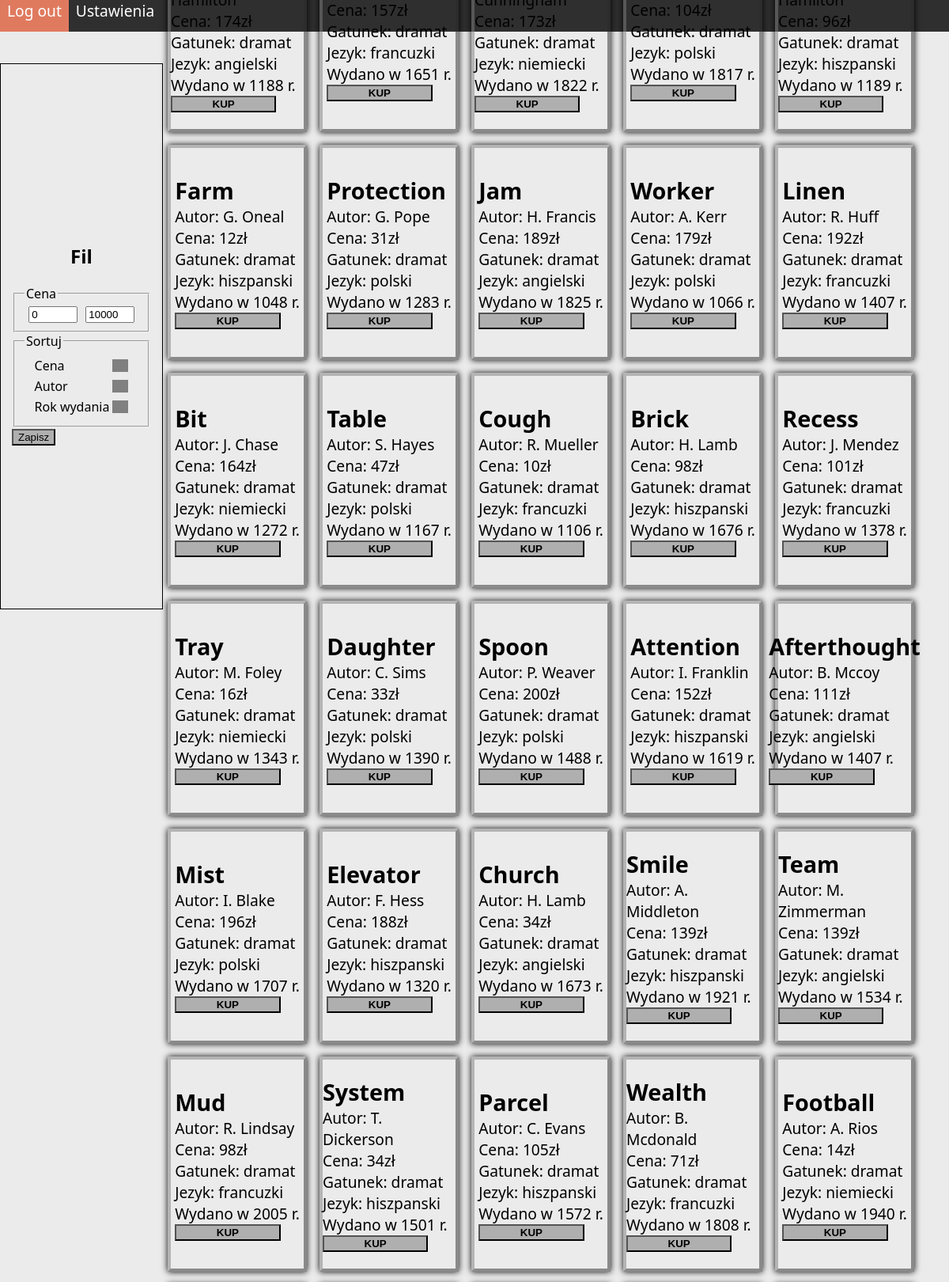
The app's page /index.php (signed in, upper part) with its own data.
### tables this page shows
CREATE TABLE `ksiazki` (
  `id_ksiazki` int(11) NOT NULL,
  `tytul` varchar(100) NOT NULL,
  `id_autora` int(11) NOT NULL,
  `cena` decimal(10,0) DEFAULT NULL,
  `ilosc` int(11) DEFAULT 0,
  `wydawnictwo` varchar(20) DEFAULT NULL,
  `temat` varchar(30) DEFAULT NULL,
  `gatunek` varchar(50) NOT NULL,
  `miejsce_wydania` varchar(28) DEFAULT NULL,
  `jezyk_ksiazki` varchar(15) DEFAULT NULL,
  `opis` varchar(100) DEFAULT NULL,
  `rok_wydania` varchar(4) DEFAULT NULL
);

### index.php (the view, shortened to what this page needs)
<!DOCTYPE html>
<html lang="pl">
<head>
    <link rel="stylesheet" href="index.css">
</head>
<body>
    <?php
    try{
        $id = mysqli_connect("localhost", "root", "", "ksiegarnia");
    } catch (Exception $ex){
        if(mysqli_connect_errno() == 1049){
            $_SESSION['origin'] = 'index.php';
            header('Location: createdb.php');
            die;
        }
    }
    echo "<nav>";
    if(isset($_SESSION['uid'])){
        echo "<div><a href='logout.php'>Log out</a></div>
            <div><a href='settings.php'>Ustawienia</a></div>";
    }
    else{
        echo "<div><a href='login.php'>Log in</a></div>";
    }
    echo "</nav><main><div id='main'>";
    for($i = 1; $i < 100; ++$i){
        $book = mysqli_query($id, "select ksiazki.tytul, concat(substr(autor.imie, 1, 1), '. ', autor.nazwisko), ksiazki.cena,  ksiazki.gatunek, ksiazki.jezyk_ksiazki, ksiazki.rok_wydania, ksiazki.id_ksiazki from ksiazki join autor using (id_autora) WHERE ksiazki.id_ksiazki > -1 AND ksiazki.cena BETWEEN ".(isset($_POST['cena-min']) ? $_POST['cena-min'] : 0)." AND ".(isset($_POST['cena-max']) ? $_POST['cena-max'] : 10000)." ".(isset($_POST['sort-cena']) && $_POST['sort-cena'] != '2' ? "order by ksiazki.cena ".(isset($_POST['sort-cena']) && $_POST['sort-cena'] == '1' ? 'asc' : 'desc') : "").(isset($_POST['sort-autor']) && $_POST['sort-autor'] != '2' ? (isset($_POST['sort-cena']) && $_POST['sort-cena'] != '2' ? ", " : 'order by ')."autor.imie ".(isset($_POST['sort-autor']) && $_POST['sort-autor'] == '1' ? 'asc' : 'desc') : "").(isset($_POST['sort-rok-wydania']) && $_POST['sort-rok-wydania'] != '2' ? (isset($_POST['sort-cena']) && $_POST['sort-cena'] != '2' || isset($_POST['sort-autor']) && $_POST['sort-autor'] != '2' ? ", " : 'order by ')."ksiazki.rok_wydania ".(isset($_POST['sort-rok-wydania']) && $_POST['sort-rok-wydania'] == '1' ? 'asc' : 'desc') : "")." limit $i, 1;");
        if($book){
            $data = mysqli_fetch_row($book);
            if($data){
                echo "<div class='ksiazka'>
                        <form action='order.php' method='post'>
                            <div class='title'>".$data[0]."</div>
                            <div class='autor'>".$data[1]."</div>
                            <div class='cena'>".$data[2]."</div>
                            <div class='gatunek'>".$data[3]."</div>
                            <div class='jezyk'>".$data[4]."</div>
                            <div class='rok'>".$data[5]."</div>
                            <input type='hidden' name='data' value=".$data[6].">
                            ".(isset($_SESSION['uid']) ? "
                            <input type='hidden' name='uid' value='".$_SESSION['uid']."'>
                            <input type='submit' class='kup' value='kup'>" : "<a href='login.php' style='display: block;' class='div-submit kup'>kup</a>")."
                        </form>
                    </div>";
            }
        }
    }
    echo "</div></main>";
    echo "<aside>
        <h2>Fil</h2>
        <form action='index.php' method='post'>
            <fieldset>
                <legend>Cena</legend>
                <input type='number' value='".(!isset($_POST['cena-min']) ? 0 : $_POST['cena-min'])."' placeholder='min' name='cena-min' id='cena-min'>
                <input type='number' value='".(!isset($_POST['cena-max']) ? 10000 : $_POST['cena-max'])."' placeholder='max' name='cena-max' id='cena-max'>
            </fieldset>
            <fieldset>
                <legend>Sortuj</legend>
                <table>
                    <tr><td>Cena</td><td><div class='checkbox".(!isset($_POST['sort-cena']) ?  '2' : $_POST['sort-cena'])."' onclick='toggle(this, \"sort-cena\");'></div><input type='hidden' value='".(isset($_POST['sort-cena']) ? $_POST['sort-cena'] : '2')."' name='sort-cena' id='sort-cena'></td></tr>
                    <tr><td>Autor</td><td><div class='checkbox".(!isset($_POST['sort-autor']) ? '2' : $_POST['sort-autor'])."' onclick='toggle(this, \"sort-autor\");'></div><input type='hidden' value='".(isset($_POST['sort-autor']) ? $_POST['sort-autor'] : '2')."' name='sort-autor' id='sort-autor'></td></tr>
                    <tr><td>Rok wydania</td><td><div class='checkbox".(!isset($_POST['sort-rok-wydania']) ? '2' : $_POST['sort-rok-wydania'])."' onclick='toggle(this, \"sort-rok-wydania\");'></div><input type='hidden' value='".(isset($_POST['sort-rok-wydania']) ? $_POST['sort-rok-wydania'] : '2')."' name='sort-rok-wydania' id='sort-rok-wydania'></td></tr>
                </table>
            </fieldset>
            <input type='submit' value='Zapisz'>
        </form>
    </aside>";
    ?>
</body>
</html>

### index.css (style rules this page uses)
html, body { margin: 0; padding: 0; overflow-x: hidden; }
body { font-family: "Segoe UI", Tahoma, Geneva, Verdana, sans-serif; background-color: #ebebeb; }
nav { width: 100vw; height: 5vh; background-color: #2f2f2f; color: #ebebeb; font-size: larger; display: flex; justify-content: start; align-items: start; }
nav div { border-width: 0 0.5em; border-color: #2f2f2f; border-style: solid; height: 100%; color: white; }
nav div a { color: white; text-decoration: none; }
aside { position: absolute; top: 10vh; left: 0; width: 13vw; height: 80vh; padding: 2vw; display: flex; justify-content: center; align-items: center; flex-direction: column; border: 1px solid black; }
aside fieldset { width: 12vw; display: flex; justify-content: space-around; align-items: center; }
aside fieldset input[type="number"] { width: 4em; }
aside fieldset div.checkbox2 { width: 0.25em; height: 0; border-style: solid; border-width: 0.5em; border-color: gray; }
main { width: 90vw; margin-top: -3vh; margin-left: 10vw; min-height: 85vh; padding: 3vh; }
main div#main { display: flex; justify-content: center; align-items: center; flex-wrap: wrap; }
#main > .ksiazka { height: 33vh; width: 14vw; border: 0.5vh outset rgba(127, 127, 127, 0.5); margin: 1vh; box-shadow: 0 0 1vh black; display: flex; justify-content: center; align-items: center; font-size: larger; }
.title { display: block; font-size: 1.5em; font-weight: bold; }
.autor::before { content: "Autor: "; }
.cena::before { content: "Cena: "; }
.cena::after { content: "zł"; }
.gatunek::before { content: "Gatunek: "; }
.jezyk::before { content: "Jezyk: "; }
.rok::before { content: "Wydano w "; }
.rok::after { content: " r."; }
.kup { width: 10em; display: flex; justify-content: center; align-items: center; text-align: center; font-weight: 600; text-transform: uppercase; }
input[type="submit"], .div-submit { text-decoration: none; color: black; border: 2px outset black; background-color: #afafaf; outline: none; transition: all 500ms ease-in-out; }

### records on screen
ksiazki: cena "174", gatunek "dramat", jezyk_ksiazki "angielski", rok_wydania "1188"
ksiazki: cena "157", gatunek "dramat", jezyk_ksiazki "francuzki", rok_wydania "1651"
ksiazki: cena "173", gatunek "dramat", jezyk_ksiazki "niemiecki", rok_wydania "1822"
ksiazki: cena "104", gatunek "dramat", jezyk_ksiazki "polski", rok_wydania "1817"
ksiazki: cena "96", gatunek "dramat", jezyk_ksiazki "hiszpanski", rok_wydania "1189"
ksiazki: tytul "Farm", data "G. Oneal", cena "12", gatunek "dramat", jezyk_ksiazki "hiszpanski", rok_wydania "1048"
ksiazki: tytul "Protection", data "G. Pope", cena "31", gatunek "dramat", jezyk_ksiazki "polski", rok_wydania "1283"
ksiazki: tytul "Jam", data "H. Francis", cena "189", gatunek "dramat", jezyk_ksiazki "angielski", rok_wydania "1825"
ksiazki: tytul "Worker", data "A. Kerr", cena "179", gatunek "dramat", jezyk_ksiazki "polski", rok_wydania "1066"
ksiazki: tytul "Linen", data "R. Huff", cena "192", gatunek "dramat", jezyk_ksiazki "francuzki", rok_wydania "1407"
ksiazki: tytul "Bit", data "J. Chase", cena "164", gatunek "dramat", jezyk_ksiazki "niemiecki", rok_wydania "1272"
ksiazki: tytul "Table", data "S. Hayes", cena "47", gatunek "dramat", jezyk_ksiazki "polski", rok_wydania "1167"
ksiazki: tytul "Cough", data "R. Mueller", cena "10", gatunek "dramat", jezyk_ksiazki "francuzki", rok_wydania "1106"
ksiazki: tytul "Brick", data "H. Lamb", cena "98", gatunek "dramat", jezyk_ksiazki "hiszpanski", rok_wydania "1676"
ksiazki: tytul "Recess", data "J. Mendez", cena "101", gatunek "dramat", jezyk_ksiazki "francuzki", rok_wydania "1378"
ksiazki: tytul "Tray", data "M. Foley", cena "16", gatunek "dramat", jezyk_ksiazki "niemiecki", rok_wydania "1343"
ksiazki: tytul "Daughter", data "C. Sims", cena "33", gatunek "dramat", jezyk_ksiazki "polski", rok_wydania "1390"
ksiazki: tytul "Spoon", data "P. Weaver", cena "200", gatunek "dramat", jezyk_ksiazki "polski", rok_wydania "1488"
ksiazki: tytul "Attention", data "I. Franklin", cena "152", gatunek "dramat", jezyk_ksiazki "hiszpanski", rok_wydania "1619"
ksiazki: tytul "Afterthought", data "B. Mccoy", cena "111", gatunek "dramat", jezyk_ksiazki "angielski", rok_wydania "1407"
ksiazki: tytul "Mist", data "I. Blake", cena "196", gatunek "dramat", jezyk_ksiazki "polski", rok_wydania "1707"
ksiazki: tytul "Elevator", data "F. Hess", cena "188", gatunek "dramat", jezyk_ksiazki "hiszpanski", rok_wydania "1320"
ksiazki: tytul "Church", data "H. Lamb", cena "34", gatunek "dramat", jezyk_ksiazki "angielski", rok_wydania "1673"
ksiazki: tytul "Smile", data "A. Middleton", cena "139", gatunek "dramat", jezyk_ksiazki "hiszpanski", rok_wydania "1921"
ksiazki: tytul "Team", data "M. Zimmerman", cena "139", gatunek "dramat", jezyk_ksiazki "angielski", rok_wydania "1534"
ksiazki: tytul "Mud", data "R. Lindsay", cena "98", gatunek "dramat", jezyk_ksiazki "francuzki", rok_wydania "2005"
ksiazki: tytul "System", data "T. Dickerson", cena "34", gatunek "dramat", jezyk_ksiazki "hiszpanski", rok_wydania "1501"
ksiazki: tytul "Parcel", data "C. Evans", cena "105", gatunek "dramat", jezyk_ksiazki "hiszpanski", rok_wydania "1572"
ksiazki: tytul "Wealth", data "B. Mcdonald", cena "71", gatunek "dramat", jezyk_ksiazki "francuzki", rok_wydania "1808"
ksiazki: tytul "Football", data "A. Rios", cena "14", gatunek "dramat", jezyk_ksiazki "niemiecki", rok_wydania "1940"
